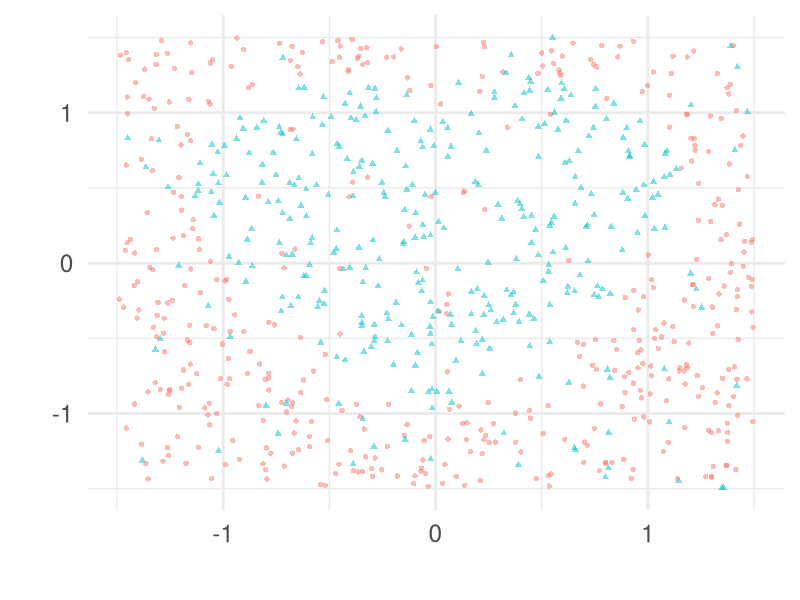
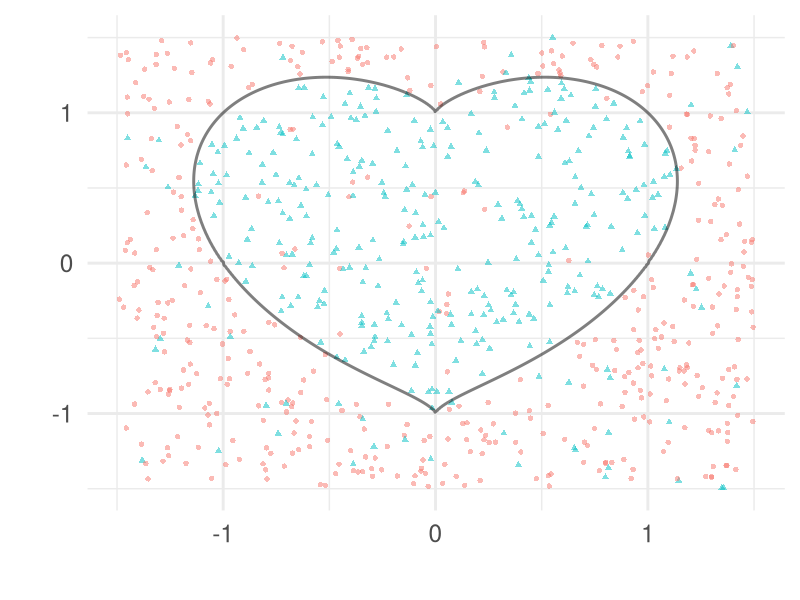
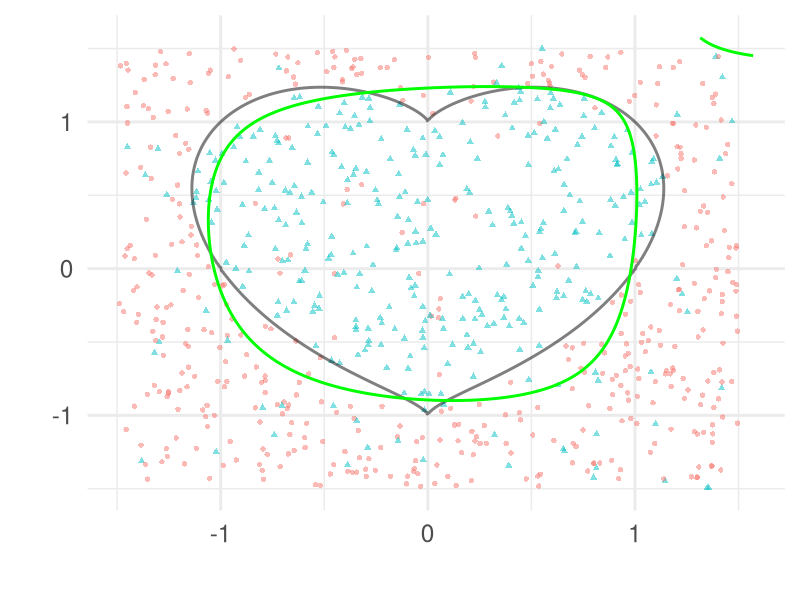
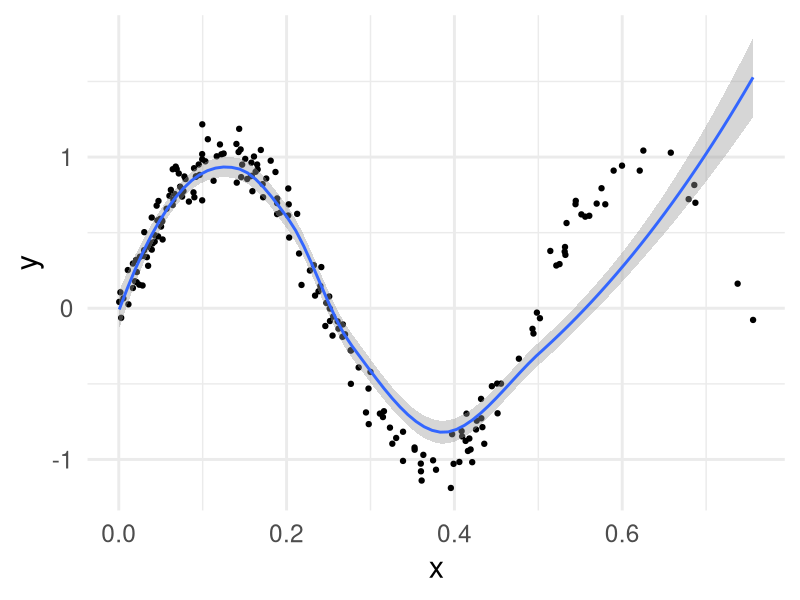
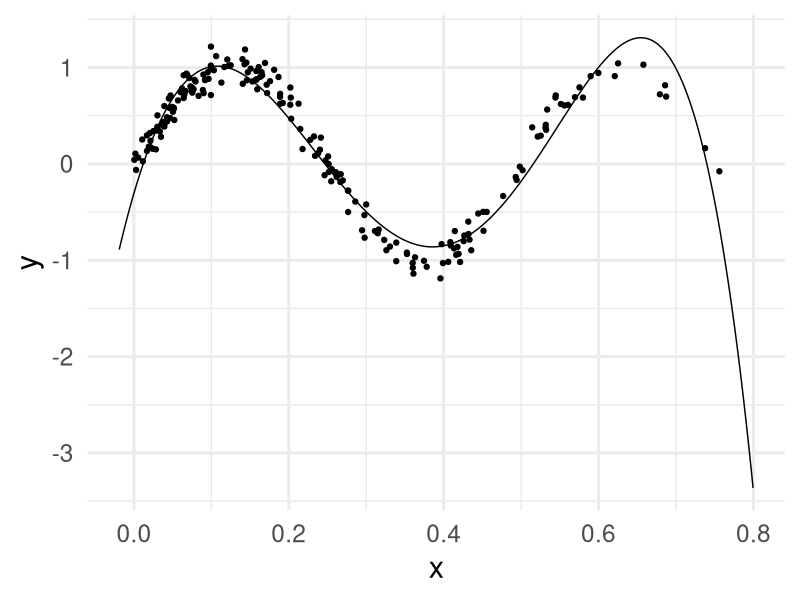
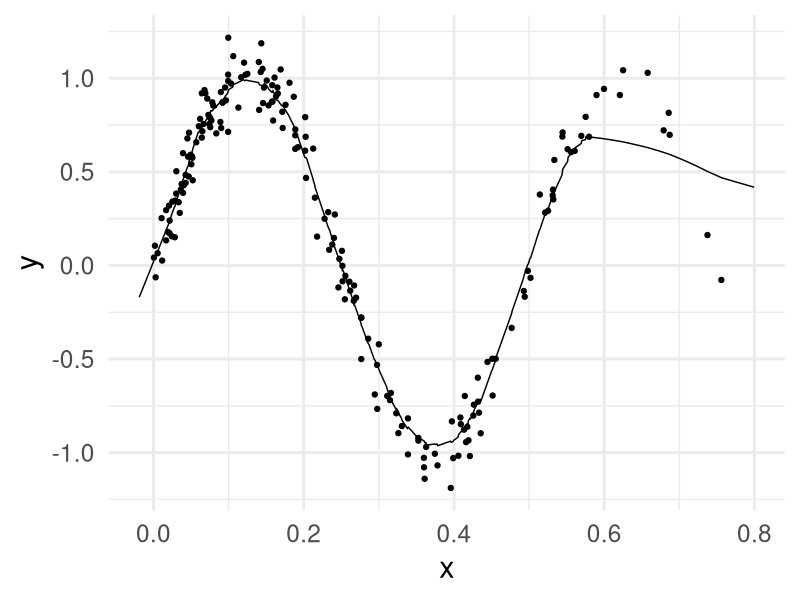

The R source for these figures, in order: (Note: a time limit stopped this script after it produced the figures.)
## ---- chunk 1
knitr::opts_chunk$set(echo = TRUE)
library(tidyverse) # required
library(broom)     # required
library(modelr)    # for data_grid
theme_set(theme_minimal(base_size = 22))
## ---- chunk 2
# sample size
n <- 800
# function with zero set that
# defines the perfect (Bayes) decision boundary
true_boundary_function <- function(x1, x2) {
  # experiment with changing this
  thing <- x1^2*x2^3
  (x1^2 + x2^2 - 1)^3 - thing
}
train <- data.frame(
  # change the distribution
  # or scale as needed
  x1 = 1.5*(1 - 2*runif(n)),
  x2 = 1.5*(1 - 2*runif(n))
) %>% 
  mutate(
    # labels if classes were perfectly separated
    separable = true_boundary_function(x1,x2) > 0,
    # labels if classes are "noisy"
    y = factor(rbinom(n, 1, 9/10 - (8/10) * as.numeric(separable)))
  )
## ---- chunk 3
train_plot <-
  ggplot(train, aes(x1, x2)) +
  geom_point(aes(shape = y, color = y),
             alpha = .5, show.legend = FALSE) +
  xlab("") + ylab("")
  
train_plot
## ---- chunk 4
decision_surface <- 
  data_grid(train,
          x1 = seq_range(x1, 300, expand = .05),
          x2 = seq_range(x2, 300, expand = .05)) %>%
  mutate(z = true_boundary_function(x1, x2))

boundary_plot <-
  train_plot +
  geom_contour(
    data = decision_surface,
    aes(x1, x2, z=z),
    bins = 2,
    size = 1,
    color = "black",
    alpha = .5)

boundary_plot
## ---- chunk 5
# Fit model
logit_model <-  
  glm(y ~ x1 + x2 + poly(x1,2) * poly(x2,2), family = "binomial", data = train)
# try formula + poly(x1,2) * poly(x2,2)

# Generate decision boundary
logit_surface <- logit_model %>%
   augment(type.predict = "response",
              newdata = decision_surface)
## ---- chunk 6
boundary_plot +
  geom_contour(
    data = logit_surface,
    aes(x1, x2, z = .fitted),
    size = 1,
    color = "green",
    bins = 2)
## ---- chunk 7
summary(logit_model)
## ---- chunk 8
# change this function
f <- function(x) sin(4*pi*x)
n <- 200
train1d <- 
  data.frame(
    x = rbeta(n, 1, 3)
    ) %>%
  # change the noise level sd
  mutate(y = f(x) + rnorm(n, sd = .1))

# plot data and loess curve
ggplot(train1d, aes(x, y)) + 
  geom_point() +
  geom_smooth()
## ---- chunk 9
model_lm <- lm(y ~ poly(x, 5), data = train1d)

train1d_grid <- 
  data_grid(train1d,
          x = seq_range(c(x, .78), 1000, expand = .05))

augment(model_lm,
        newdata = train1d_grid) %>%
  ggplot(aes(x, y)) +
  geom_point(data = train1d) +
  geom_line(aes(y = .fitted))
## ---- chunk 10
# assume input data has variables x and y
# assume data is sorted on x from smallest to largest
K <- function(x1, x2) {
    # largest if x1 = x2
  1/(1 + 2*abs(x1-x2))
}
local_regression <- function(data, x0, s = .1) {
  n <- nrow(data)
  k <- ceiling(n*s)
  i <- 0
  loop <- TRUE
  while (loop) {
    i <- i + 1
    if (data$x[i] > x0) {
      loop <- FALSE
    }
    if (i >= n) {
      loop <- FALSE
    }
  }
  # i such that
  # data$x[i] > x0
  # but data$x[i-1] <= x0
  local_range <- (i - ceiling(k/2)) : (i + floor(k/2))
  # weight function
  if (min(local_range) < 1) {
    local_range <- 1:k
  } else if (max(local_range) > n) {
    local_range <- (n-k):n
  }
  
  local_lm <- lm(y ~ x,
                 data = data[local_range, ],
                weights = K(x0, data$x[local_range])
                 )
  sum(coef(local_lm) * c(1, x0))
}
## ---- chunk 11
train_local <- train1d %>%
  arrange(x)

local_regression(train_local, x0 = .2)
## ---- chunk 12
for (i in 1:nrow(train1d_grid)) {
  train1d_grid$.fitted[i] <- local_regression(train_local, x0 = train1d_grid$x[i], s = .1)
}

  ggplot(train1d_grid, aes(x, y)) +
  geom_point(data = train1d) +
  geom_line(aes(y = .fitted))
## ---- chunk 13
Dist <- function(x1, x2) {
  # Euclidean or L2
  sqrt(sum(abs(x1-x2)^2))
}
# Requires a distance function D
# to already be defined
knn <- function(x0, k, x, y) {
  n <- nrow(x)
  distances <- rep(0, n)
  for (i in 1:n) {
    distances[i] <- Dist(x0, x[i,])
  }
  k_neighborhood <- order(distances, decreasing = FALSE)[1:k]
  levels(y)[which.max(table(y[k_neighborhood]))]
}
## ---- chunk 14
# Smaller dataset so code runs faster
subsample <- sample(1:nrow(train), 300)
x <- train[subsample, 1:2]
y <- train$y[subsample]
output <- knn(x0 = c(0,2), k = 5, x, y)
output
## ---- chunk 15
knn <- function(k, x, y, progress = TRUE) {
  n <- nrow(x)
  distances <- matrix(0, nrow = n, ncol = n)
  if (progress) pb <- txtProgressBar(style = 3)
  for (i in 1:(n-1)) {
    for (j in (i+1):n) {
      distances[i,j] <- Dist(x[j,], x[i,])
    }
    if (progress) setTxtProgressBar(pb, i/(n-1))
  }
  classifications <- rep(NA, n)
  for (i in 1:n) {
    k_neighborhood <- order(distances[i,], decreasing = FALSE)[1:k]
    max_class <- which.max(table(y[k_neighborhood]))
    classifications[i] <- levels(y)[max_class]
  }
  classifications
}
## ---- chunk 16
classifications <- knn(3, x, y, progress = F)
## ---- chunk 17
mean(y != classifications)
## ---- chunk 18
classifications <- knn(11, x, y, progress = F)
## ---- chunk 19
mean(y != classifications)
## ---- chunk 20
classifications <- knn(19, x, y, progress = F)
## ---- chunk 21
mean(y != classifications)
## ---- chunk 22
# need a faster implementation for this
